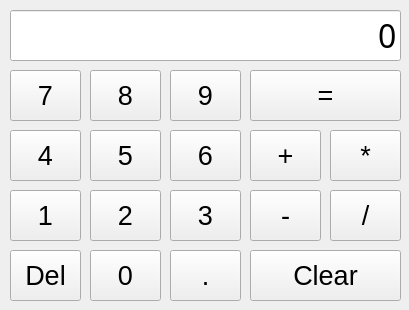
<?xml version="1.0" encoding="UTF-8"?>
<ui version="4.0">
 <class>Calculator</class>
 <widget class="QWidget" name="Calculator">
  <property name="geometry">
   <rect>
    <x>0</x>
    <y>0</y>
    <width>409</width>
    <height>310</height>
   </rect>
  </property>
  <property name="windowTitle">
   <string>Calculator</string>
  </property>
  <widget class="QLineEdit" name="lineEdit">
   <property name="geometry">
    <rect>
     <x>10</x>
     <y>10</y>
     <width>391</width>
     <height>51</height>
    </rect>
   </property>
   <property name="font">
    <font>
     <family>Bahnschrift Light</family>
     <pointsize>24</pointsize>
    </font>
   </property>
   <property name="layoutDirection">
    <enum>Qt::LeftToRight</enum>
   </property>
   <property name="text">
    <string>0</string>
   </property>
   <property name="alignment">
    <set>Qt::AlignRight|Qt::AlignTrailing|Qt::AlignVCenter</set>
   </property>
  </widget>
  <widget class="QPushButton" name="Button_1">
   <property name="geometry">
    <rect>
     <x>10</x>
     <y>190</y>
     <width>71</width>
     <height>51</height>
    </rect>
   </property>
   <property name="font">
    <font>
     <pointsize>20</pointsize>
    </font>
   </property>
   <property name="text">
    <string>1</string>
   </property>
  </widget>
  <widget class="QPushButton" name="Button_2">
   <property name="geometry">
    <rect>
     <x>90</x>
     <y>190</y>
     <width>71</width>
     <height>51</height>
    </rect>
   </property>
   <property name="font">
    <font>
     <pointsize>20</pointsize>
    </font>
   </property>
   <property name="text">
    <string>2</string>
   </property>
  </widget>
  <widget class="QPushButton" name="Button_3">
   <property name="geometry">
    <rect>
     <x>170</x>
     <y>190</y>
     <width>71</width>
     <height>51</height>
    </rect>
   </property>
   <property name="font">
    <font>
     <pointsize>20</pointsize>
    </font>
   </property>
   <property name="text">
    <string>3</string>
   </property>
  </widget>
  <widget class="QPushButton" name="Button_4">
   <property name="geometry">
    <rect>
     <x>10</x>
     <y>130</y>
     <width>71</width>
     <height>51</height>
    </rect>
   </property>
   <property name="font">
    <font>
     <pointsize>20</pointsize>
    </font>
   </property>
   <property name="text">
    <string>4</string>
   </property>
  </widget>
  <widget class="QPushButton" name="Button_5">
   <property name="geometry">
    <rect>
     <x>90</x>
     <y>130</y>
     <width>71</width>
     <height>51</height>
    </rect>
   </property>
   <property name="font">
    <font>
     <pointsize>20</pointsize>
    </font>
   </property>
   <property name="text">
    <string>5</string>
   </property>
  </widget>
  <widget class="QPushButton" name="Button_6">
   <property name="geometry">
    <rect>
     <x>170</x>
     <y>130</y>
     <width>71</width>
     <height>51</height>
    </rect>
   </property>
   <property name="font">
    <font>
     <pointsize>20</pointsize>
    </font>
   </property>
   <property name="text">
    <string>6</string>
   </property>
  </widget>
  <widget class="QPushButton" name="Button_7">
   <property name="geometry">
    <rect>
     <x>10</x>
     <y>70</y>
     <width>71</width>
     <height>51</height>
    </rect>
   </property>
   <property name="font">
    <font>
     <pointsize>20</pointsize>
    </font>
   </property>
   <property name="text">
    <string>7</string>
   </property>
  </widget>
  <widget class="QPushButton" name="Button_8">
   <property name="geometry">
    <rect>
     <x>90</x>
     <y>70</y>
     <width>71</width>
     <height>51</height>
    </rect>
   </property>
   <property name="font">
    <font>
     <pointsize>20</pointsize>
    </font>
   </property>
   <property name="text">
    <string>8</string>
   </property>
  </widget>
  <widget class="QPushButton" name="Button_9">
   <property name="geometry">
    <rect>
     <x>170</x>
     <y>70</y>
     <width>71</width>
     <height>51</height>
    </rect>
   </property>
   <property name="font">
    <font>
     <pointsize>20</pointsize>
    </font>
   </property>
   <property name="text">
    <string>9</string>
   </property>
  </widget>
  <widget class="QPushButton" name="Button_0">
   <property name="geometry">
    <rect>
     <x>90</x>
     <y>250</y>
     <width>71</width>
     <height>51</height>
    </rect>
   </property>
   <property name="font">
    <font>
     <pointsize>20</pointsize>
    </font>
   </property>
   <property name="text">
    <string>0</string>
   </property>
  </widget>
  <widget class="QPushButton" name="Button_Clear">
   <property name="geometry">
    <rect>
     <x>250</x>
     <y>250</y>
     <width>151</width>
     <height>51</height>
    </rect>
   </property>
   <property name="font">
    <font>
     <pointsize>20</pointsize>
    </font>
   </property>
   <property name="text">
    <string>Clear</string>
   </property>
  </widget>
  <widget class="QPushButton" name="Button_Point">
   <property name="geometry">
    <rect>
     <x>170</x>
     <y>250</y>
     <width>71</width>
     <height>51</height>
    </rect>
   </property>
   <property name="font">
    <font>
     <pointsize>20</pointsize>
    </font>
   </property>
   <property name="text">
    <string>.</string>
   </property>
  </widget>
  <widget class="QPushButton" name="Button_Plus">
   <property name="geometry">
    <rect>
     <x>250</x>
     <y>130</y>
     <width>71</width>
     <height>51</height>
    </rect>
   </property>
   <property name="font">
    <font>
     <pointsize>20</pointsize>
    </font>
   </property>
   <property name="text">
    <string>+</string>
   </property>
  </widget>
  <widget class="QPushButton" name="Button_Minus">
   <property name="geometry">
    <rect>
     <x>250</x>
     <y>190</y>
     <width>71</width>
     <height>51</height>
    </rect>
   </property>
   <property name="font">
    <font>
     <pointsize>20</pointsize>
    </font>
   </property>
   <property name="text">
    <string>-</string>
   </property>
  </widget>
  <widget class="QPushButton" name="Button_Multi">
   <property name="geometry">
    <rect>
     <x>330</x>
     <y>130</y>
     <width>71</width>
     <height>51</height>
    </rect>
   </property>
   <property name="font">
    <font>
     <pointsize>20</pointsize>
    </font>
   </property>
   <property name="text">
    <string>*</string>
   </property>
  </widget>
  <widget class="QPushButton" name="Button_Div">
   <property name="geometry">
    <rect>
     <x>330</x>
     <y>190</y>
     <width>71</width>
     <height>51</height>
    </rect>
   </property>
   <property name="font">
    <font>
     <pointsize>20</pointsize>
    </font>
   </property>
   <property name="text">
    <string>/</string>
   </property>
  </widget>
  <widget class="QPushButton" name="Button_Result">
   <property name="geometry">
    <rect>
     <x>250</x>
     <y>70</y>
     <width>151</width>
     <height>51</height>
    </rect>
   </property>
   <property name="font">
    <font>
     <pointsize>20</pointsize>
    </font>
   </property>
   <property name="text">
    <string>=</string>
   </property>
  </widget>
  <widget class="QPushButton" name="Button_Delete">
   <property name="geometry">
    <rect>
     <x>10</x>
     <y>250</y>
     <width>71</width>
     <height>51</height>
    </rect>
   </property>
   <property name="font">
    <font>
     <pointsize>20</pointsize>
    </font>
   </property>
   <property name="text">
    <string>Del</string>
   </property>
  </widget>
 </widget>
 <layoutdefault spacing="6" margin="11"/>
 <resources/>
 <connections/>
</ui>
